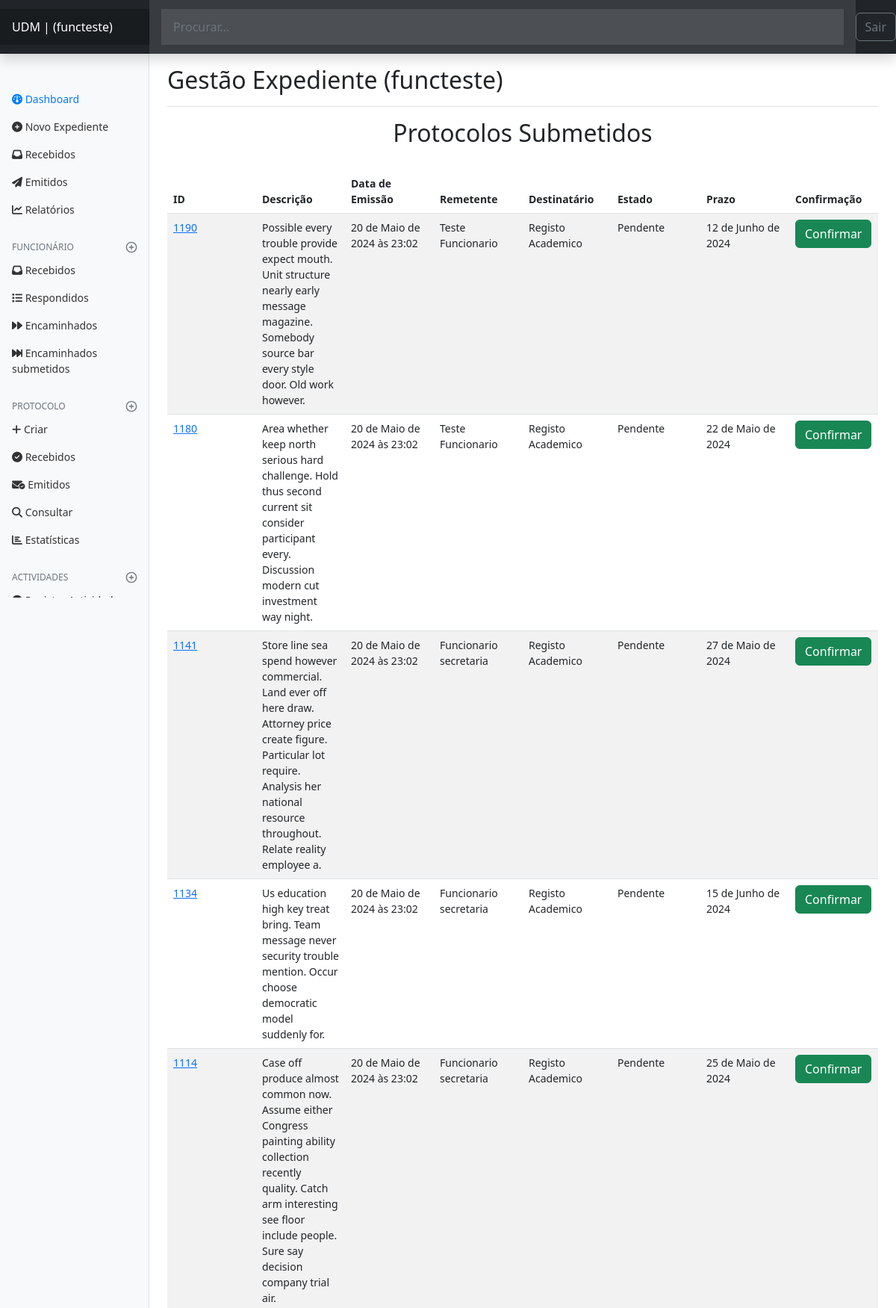
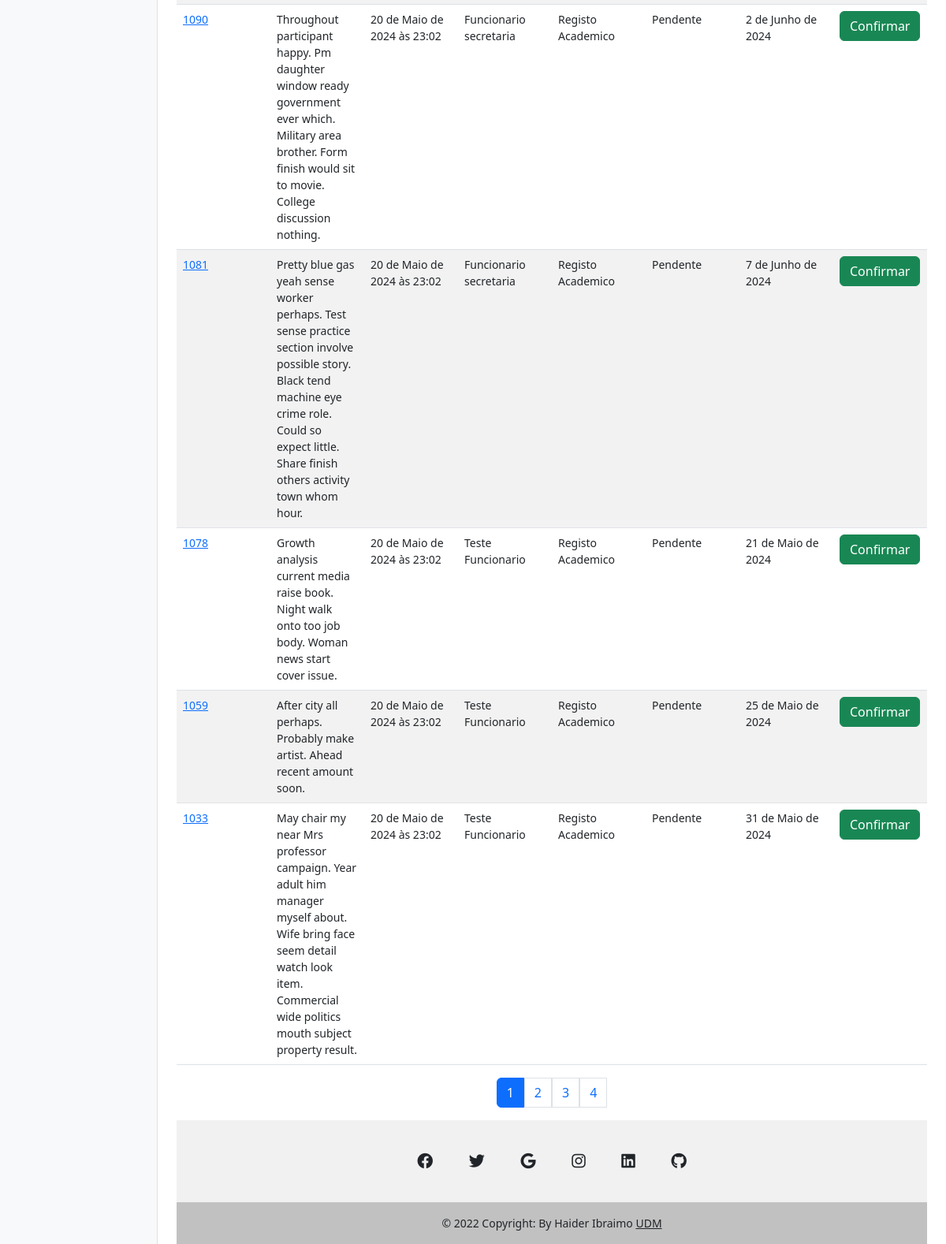
Before: /authors/dashbord/protocol/recebidos (signed in) with the older database file (2 pictures, top to bottom).
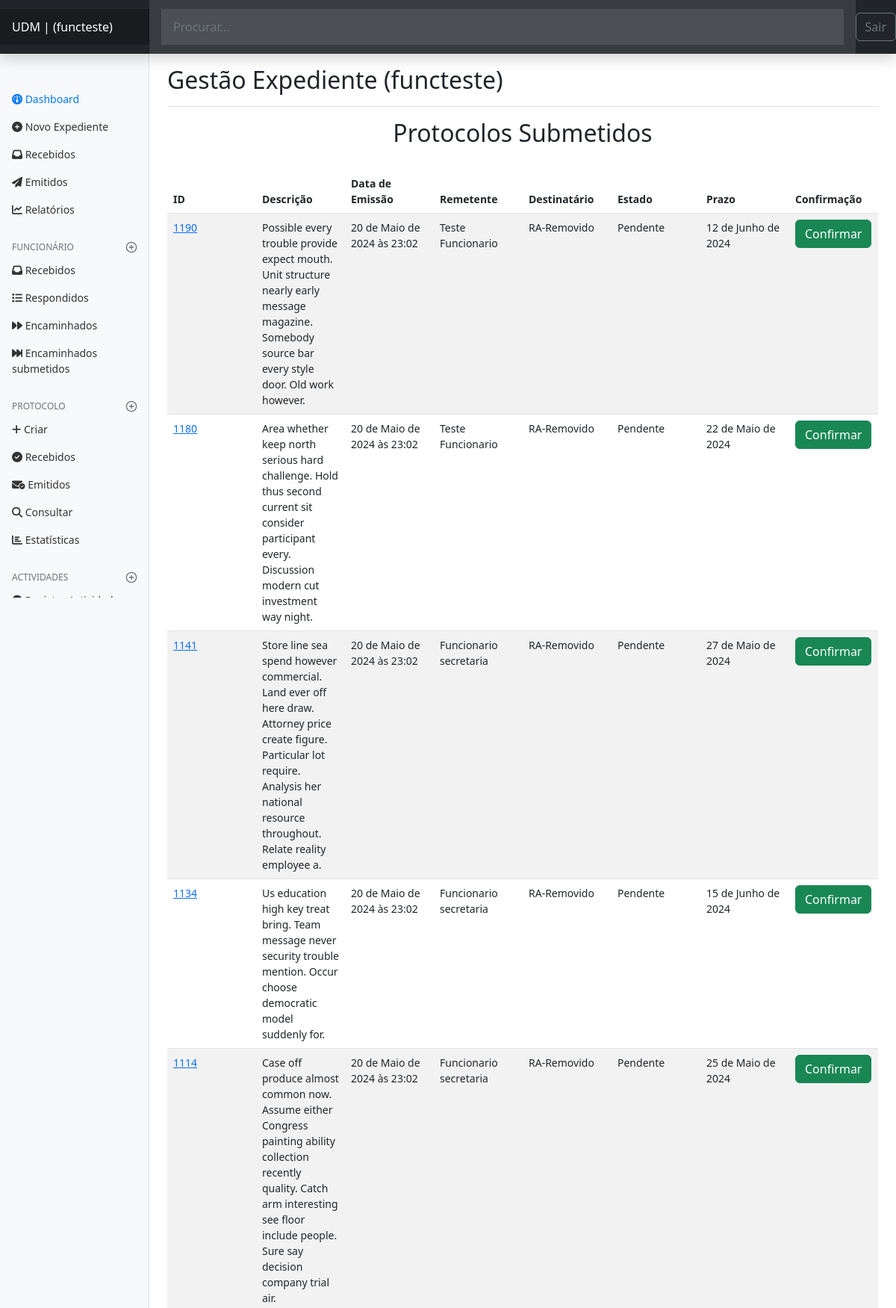
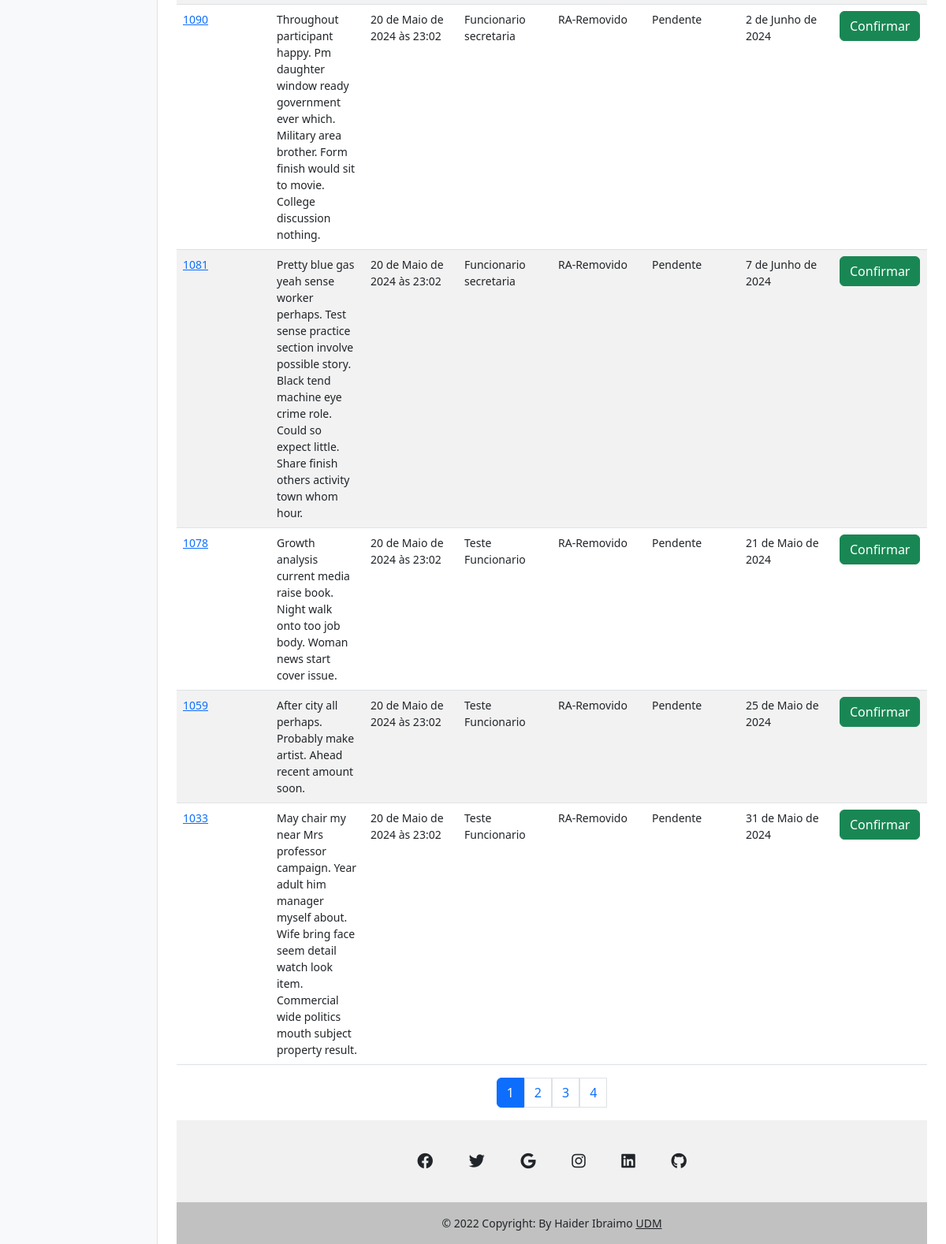
After: the same page with the newer database file (2 pictures, top to bottom).
### expedient/models.py (models this page shows, shortened)
class Protocolo(models.Model):
    data_emissao = models.DateTimeField(auto_now_add=True)
    descricao = models.TextField()
    remetente = models.ForeignKey(
        Funcionario, on_delete=models.SET_NULL, null=True, default=None,  related_name='remetente')
    destinatario = models.ForeignKey(
        Departamento, on_delete=models.SET_NULL, null=True, default=None, related_name='destinatario')
    estado = models.CharField(max_length=50)
    observacao = models.TextField()
    prazo = models.DateField()
    data_confirmacao_recepcao = models.DateTimeField(null=True)
    confirmacao_user_status = models.BooleanField(default=False)
    confirmacao_user = models.ForeignKey(
        Funcionario, on_delete=models.SET_NULL, null=True, default=None, related_name='confirmacao_user')

class Departamento(models.Model):
    nome = models.CharField(max_length=65)
    def __str__(self):
        return self.nome

class Funcionario(models.Model):
    nome_completo = models.CharField(max_length=95)
    numero_telefone = models.CharField(max_length=65)
    estado = models.CharField(max_length=50)
    author = models.OneToOneField(User, on_delete=models.CASCADE)
    departamento = models.ForeignKey(
        Departamento, on_delete=models.SET_NULL, null=True, default=None)
    def __str__(self):
        return self.nome_completo

### authors/views.py (the view)
# urls.py: path('dashbord/protocol/recebidos', views.dashbord_protocol_recebidos,
@login_required(login_url='authors:login', redirect_field_name='next')
def dashbord_protocol_recebidos(request):
    try:
        funcionario = Funcionario.objects.select_related('departamento').get(author=request.user)
    except Funcionario.DoesNotExist:
        raise Http404("Funcionário não encontrado")
    departamento = funcionario.departamento
    protocols = Protocolo.objects.filter(
        estado='Pendente',
        destinatario=departamento,
        confirmacao_user_status=False
    ).order_by('-id')
    page_obj, pagination_range = make_pagination(request, protocols, PER_PAGE)
    return render(
        request,
        'authors/pages/dashbord_protocol_recebidos.html',
        context={
            'protocols': page_obj,
            'pagination_range': pagination_range,
            'funcionario': funcionario,
        }
    )

### authors/templates/authors/pages/dashbord_protocol_recebidos.html (shortened to what this page needs)
{% extends 'global/base.html' %}
{% block content %}
<h2 align="center">Protocolos Submetidos </h2>
<br>
  <table class="table table-striped table-hover" style="table-layout: fixed;">
    <thead>
     <tr>
        <th>ID </th>
        <th>Descrição</th>
        <th>Data de Emissão</th>
        <th>Remetente</th>
        <th>Destinatário</th>
        <th>Estado</th>
        <th>Prazo</th>
        <th>Confirmação</th>
     </tr>
      </thead>
    {% for protocol in protocols %}
    <tr>
        <td> <a href="{% url 'authors:dashbord_protocol_detail' protocol.id %}">{{ protocol.id }}</a> </td>
        <td>{{ protocol.descricao|safe }}</td>
        <td>{{ protocol.data_emissao }}</td>
        <td>{{ protocol.remetente }}</td>
        <td>{{ protocol.destinatario}}</td>
        <td>{{ protocol.estado }}</td>
        <td>{{ protocol.prazo }}</td>
      <td><a class="btn btn-success" href="{% url 'authors:dashbord_protocol_confirmacao' protocol.id %}">Confirmar</a>
        &nbsp;&nbsp;</td>
     </tr>
    {% empty %}
        <p style="color:red">Não tens nenhum protocolo enviado, aguarde.</p>
    {% endfor %}
</table>
{% if protocols.has_other_pages %}
<div class="container">
    <nav aria-label="Page navigation example">
        <ul class="pagination justify-content-center">
            {% for page in pagination_range.pagination_range %}
                {% if pagination_range.current_page == page %}
                <li class="page-item active" aria-current="page">
                    <span class="page-link">{{ page }}</span>
                </li>
                {% else %}
                    <a class ="page-link page-item" href="?page={{ page }}{{ additional_url_query}}"> {{ page }} </a>
                {% endif %}
            {% endfor %}
        </ul>
    </nav>
</div>
{% endif %}
{% endblock content %}

Changed rows visible on the page:
changed through a linked row, Protocolo "12 de Junho de 2024": destinatario "Registo Academico" → "RA-Removido"
changed through a linked row, Protocolo "22 de Maio de 2024": destinatario "Registo Academico" → "RA-Removido"
changed through a linked row, Protocolo "27 de Maio de 2024": destinatario "Registo Academico" → "RA-Removido"
changed through a linked row, Protocolo "15 de Junho de 2024": destinatario "Registo Academico" → "RA-Removido"
changed through a linked row, Protocolo id 1114: destinatario "Registo Academico" → "RA-Removido"
changed through a linked row, Protocolo "2 de Junho de 2024": destinatario "Registo Academico" → "RA-Removido"
changed through a linked row, Protocolo "7 de Junho de 2024": destinatario "Registo Academico" → "RA-Removido"
changed through a linked row, Protocolo "21 de Maio de 2024": destinatario "Registo Academico" → "RA-Removido"
changed through a linked row, Protocolo "After city all perhaps. Probably make artist. Ahead recent amount soon.": destinatario "Registo Academico" → "RA-Removido"
changed through a linked row, Protocolo "31 de Maio de 2024": destinatario "Registo Academico" → "RA-Removido"
